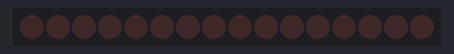
Simulated run of this sketch. Board: Arduino Uno, built with avr-gcc and run on an emulated ATmega328P. Parts: 16 shift-register outputs drawn as a row of LEDs (first output left, lit = HIGH). Wiring (inferred from the names in the program): 2 × shift register (74HC595): data pin 2; shift clock pin 3; latch pin 4. Wiring (inferred from the signals the program sends): row of LEDs: on Q0, Q1, Q2, Q3, Q4, Q5, Q6, Q7, Q8, Q9, Q10, Q11, Q12, Q13, Q14, Q15.

Above: at 0.2 s.
At 0.7 s:
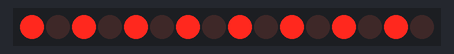
At 2.2 s:
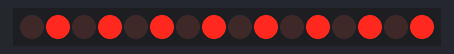
Timing chart, 0 to 3.0 s (numbered marks = the images above):
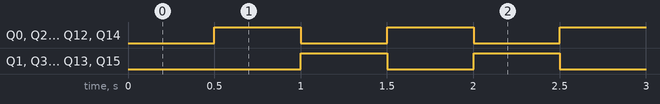

Measured:
- by itself, Q0–15: alternates HIGH for 0.50 s and LOW for 0.50 s

The sketch:

ledmatrix_1chip.ino
```cpp
int dataPin = 2;
int clockPin = 3;
int latchPin = 4;
int ledState = {0b0101010101010101};

void setup() {
  // set pins to output so you can control the shift register
  pinMode(latchPin, OUTPUT);
  pinMode(clockPin, OUTPUT);
  pinMode(dataPin, OUTPUT);
}

void loop()
{
  digitalWrite (latchPin, HIGH);
  shiftOut (dataPin, clockPin, MSBFIRST, highByte (ledState)); // send out upper 8 bits
  shiftOut (dataPin, clockPin, MSBFIRST, lowByte (ledState)); // send out lower 8 bits
  digitalWrite (latchPin, LOW);
  delay(500);
  ledState = ~ledState;
}
```
